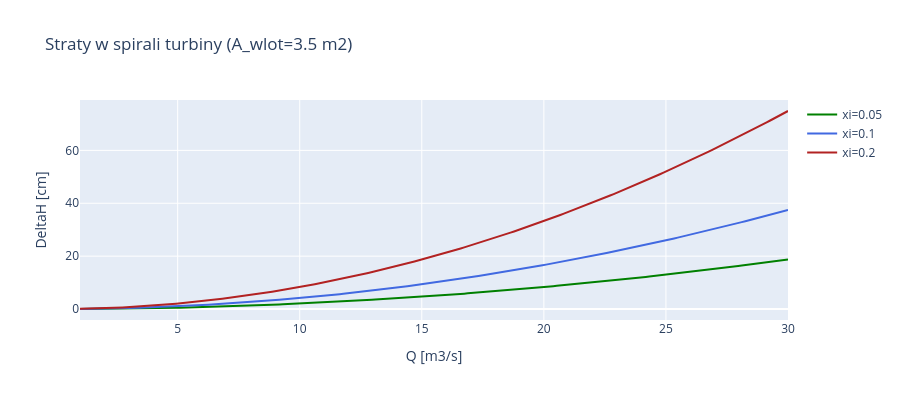

Source (notebook cell):
### Markdown cell above
**Prompt do LLM:**
> *"Napisz kod ktory pokaze straty w spirali dla xi=0.05, 0.10, 0.20.
> Uzyj `minor_loss()` z A_inlet jako polem wlotu spirali."*

**Uzyte funkcje:** `src.losses.minor_loss()` (spirala = strata miejscowa z $\xi_{spirala}$)

### Code cell
A_spiral = 3.5

fig = go.Figure()
for xi, color in [(0.05, 'green'), (0.10, 'royalblue'), (0.20, 'firebrick')]:
    dH = minor_loss(Q_demo, A_spiral, xi=xi)
    fig.add_trace(go.Scatter(x=Q_demo, y=dH*100, mode='lines',
        name=f'xi={xi}', line=dict(color=color, width=2)))

fig.update_layout(
    title=f'Straty w spirali turbiny (A_wlot={A_spiral} m2)',
    xaxis_title='Q [m3/s]', yaxis_title='DeltaH [cm]',
    height=400, hovermode='x unified',
)
fig.show()

### Figure 1 — Plotly figure (JSON) as saved in the notebook; plotly's stock layout.template omitted (floating-point values rounded to 4 significant figures; data arrays with more than 128 entries replaced by an {"elided": "..."} marker saying what was removed)
{"data": [{"line": {"color": "green", "width": 2}, "mode": "lines", "name": "xi=0.05", "type": "scatter", "x": {"elided": "200 float values"}, "y": {"elided": "200 float values"}}, {"line": {"color": "royalblue", "width": 2}, "mode": "lines", "name": "xi=0.1", "type": "scatter", "x": {"elided": "200 float values"}, "y": {"elided": "200 float values"}}, {"line": {"color": "firebrick", "width": 2}, "mode": "lines", "name": "xi=0.2", "type": "scatter", "x": {"elided": "200 float values"}, "y": {"elided": "200 float values"}}], "layout": {"height": 400, "hovermode": "x unified", "title": {"text": "Straty w spirali turbiny (A_wlot=3.5 m2)"}, "xaxis": {"title": {"text": "Q [m3/s]"}}, "yaxis": {"title": {"text": "DeltaH [cm]"}}}}
